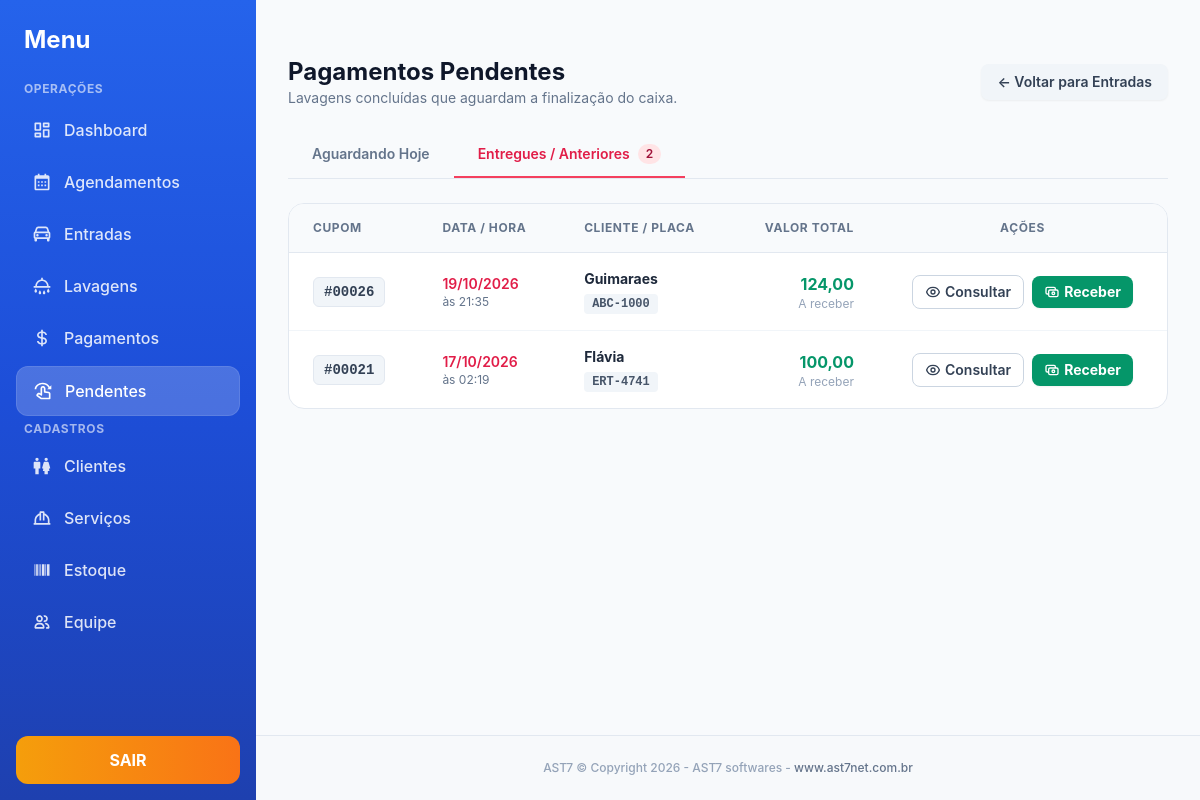
Page /pagamentos_pendentes.php?aba=anteriores (signed in) on the earlier database version.
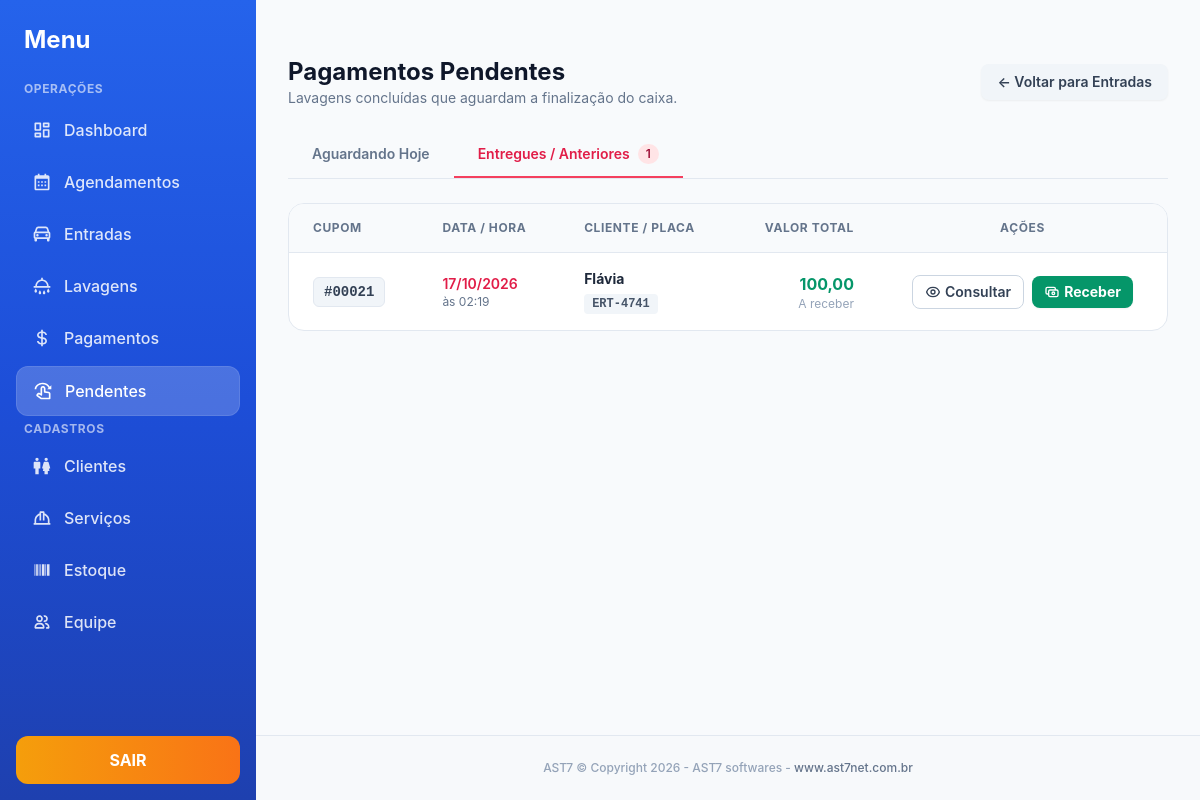
Same page on the later database version.
### tables this page shows
CREATE TABLE lavagem_entradas (
        id INTEGER PRIMARY KEY AUTOINCREMENT,
        cliente_id INTEGER,
        placa TEXT NOT NULL DEFAULT '',
        veiculo_id INTEGER,
        veiculo_manual_marca TEXT NOT NULL DEFAULT '',
        veiculo_manual_modelo TEXT NOT NULL DEFAULT '',
        veiculo_manual_cor TEXT NOT NULL DEFAULT '',
        veiculo_manual_ano TEXT NOT NULL DEFAULT '',
        data_entrada TEXT NOT NULL,
        hora_entrada TEXT NOT NULL,
        previsao_saida_horas INTEGER NOT NULL DEFAULT 0,
        previsao_saida_datetime TEXT NOT NULL DEFAULT '',
        observacoes TEXT NOT NULL DEFAULT '',
        avarias TEXT NOT NULL DEFAULT '',
        status TEXT NOT NULL DEFAULT 'aberta',
        subtotal_centavos INTEGER NOT NULL DEFAULT 0,
        desconto_centavos INTEGER NOT NULL DEFAULT 0,
        desconto_percentual INTEGER NOT NULL DEFAULT 0,
        total_centavos INTEGER NOT NULL DEFAULT 0,
        pago INTEGER NOT NULL DEFAULT 0,
        criado_por INTEGER,
        criado_em TEXT NOT NULL DEFAULT (datetime('now','localtime')),
        atualizado_em TEXT NOT NULL DEFAULT (datetime('now','localtime')), cliente_nome_avulso TEXT NOT NULL DEFAULT '', cliente_celular TEXT NOT NULL DEFAULT '', sms_enviado INTEGER NOT NULL DEFAULT 0, sms_enviado_em TEXT NOT NULL DEFAULT '',
        FOREIGN KEY (cliente_id) REFERENCES clientes(id) ON DELETE SET NULL,
        FOREIGN KEY (veiculo_id) REFERENCES veiculos(id) ON DELETE SET NULL
    );

### config.php (called while the page is built, shortened)
<?php
function db(): PDO {
    static $pdo = null;
    if ($pdo === null) {
        $pdo = new PDO('sqlite:' . DB_PATH, null, null, [
            PDO::ATTR_ERRMODE            => PDO::ERRMODE_EXCEPTION,
            PDO::ATTR_DEFAULT_FETCH_MODE => PDO::FETCH_ASSOC,
        ]);
        $pdo->exec('PRAGMA foreign_keys = ON');
        $pdo->exec('PRAGMA journal_mode = WAL');
    }
    return $pdo;
}
require_once APP_ROOT . '/functions.php';

### functions.php (called while the page is built, shortened)
<?php
function e(?string $s): string {
    return htmlspecialchars((string)$s, ENT_QUOTES, 'UTF-8');
}
function normalizar_placa(string $placa): string {
    return strtoupper(preg_replace('/[^A-Za-z0-9]/', '', $placa));
}
function formatar_placa(string $placa): string {
    $p = normalizar_placa($placa);
    return substr($p, 0, 3) . '-' . substr($p, 3);
}
function centavos_para_moeda(int $c): string {
    return number_format($c / 100, 2, ',', '.');
}

### pagamentos_pendentes.php (the view, shortened to what the changed rows need)
<?php
require_once __DIR__ . '/config.php';
$hoje = date('Y-m-d');
$abaAtiva = $_GET['aba'] ?? 'hoje';
if ($abaAtiva === 'anteriores') {
    $sql = "SELECT * FROM lavagem_entradas
            WHERE status IN ('concluida', 'concluido')
              AND pago = 0
              AND data_entrada < ?
            ORDER BY data_entrada DESC, hora_entrada DESC";
    $stmt = db()->prepare($sql);
    $stmt->execute([$hoje]);
}
$entradas = $stmt->fetchAll();
$totalAnteriores = db()->query("SELECT COUNT(*) FROM lavagem_entradas WHERE status IN ('concluida', 'concluido') AND pago = 0 AND data_entrada < '$hoje'")->fetchColumn();
require __DIR__ . '/header.php';
?>
<div class="max-w-5xl mx-auto">
  <div class="mb-6 flex flex-wrap justify-between items-center gap-4">
    <div>
      <h1 class="text-2xl font-bold text-slate-900">Pagamentos Pendentes</h1>
    </div>
  </div>
  <div class="flex border-b border-slate-200 mb-6">
    <a href="?aba=anteriores" class="px-6 py-3 font-semibold text-sm flex items-center gap-2 border-b-2 transition-colors <?= $abaAtiva === 'anteriores' ? 'border-rose-500 text-rose-600' : 'border-transparent text-slate-500 hover:text-slate-800 hover:border-slate-300' ?>">
      Entregues / Anteriores
      <?php if ($totalAnteriores > 0): ?>
        <span class="bg-rose-100 text-rose-800 text-xs px-2 py-0.5 rounded-full"><?= $totalAnteriores ?></span>
      <?php endif; ?>
    </a>
  </div>
  <div class="bg-white rounded-2xl shadow-card border border-slate-200 overflow-hidden">
    <?php if (empty($entradas)): ?>
      <div class="text-center py-12 bg-slate-50">
        <svg class="mx-auto h-12 w-12 text-slate-300 mb-3" fill="none" viewBox="0 0 24 24" stroke="currentColor">
          <path stroke-linecap="round" stroke-linejoin="round" stroke-width="2" d="M9 12l2 2 4-4m6 2a9 9 0 11-18 0 9 9 0 0118 0z" />
        </svg>
        <h3 class="text-lg font-bold text-slate-700">Tudo limpo por aqui!</h3>
        <p class="text-slate-500 text-sm">Não há lavagens pendentes nesta categoria.</p>
      </div>
    <?php else: ?>
      <div class="overflow-x-auto">
        <table class="w-full text-left border-collapse">
          <thead>
            <tr class="bg-slate-50 border-b border-slate-200 text-xs font-bold text-slate-500 uppercase tracking-wider">
              <th class="px-6 py-4">Cupom</th>
              <th class="px-6 py-4">Data / Hora</th>
              <th class="px-6 py-4">Cliente / Placa</th>
              <th class="px-6 py-4 text-right">Valor Total</th>
              <th class="px-6 py-4 text-center">Ações</th>
            </tr>
          </thead>
          <tbody class="divide-y divide-slate-100">
            <?php foreach ($entradas as $e): ?>
              <tr class="hover:bg-slate-50 transition">
                <td class="px-6 py-4">
                  <span class="inline-flex items-center justify-center px-2.5 py-1 rounded-md bg-slate-100 text-slate-700 font-mono font-bold text-sm border border-slate-200">
                    #<?= str_pad($e['id'], 5, '0', STR_PAD_LEFT) ?>
                  </span>
                </td>
                <td class="px-6 py-4">
                  <div class="text-sm font-semibold <?= $abaAtiva === 'anteriores' ? 'text-rose-600' : 'text-slate-800' ?>">
                    <?= e(date('d/m/Y', strtotime($e['data_entrada']))) ?>
                  </div>
                  <div class="text-xs text-slate-500">
                    às <?= e(substr($e['hora_entrada'], 0, 5)) ?>
                  </div>
                </td>
                <td class="px-6 py-4">
                  <div class="text-sm font-bold text-slate-800"><?= e($e['cliente_nome_avulso']) ?></div>
                  <div class="text-xs font-mono font-semibold text-slate-600 bg-slate-100 px-2 py-0.5 rounded inline-block mt-1">
                    <?= e(formatar_placa($e['placa'])) ?>
                  </div>
                </td>
                <td class="px-6 py-4 text-right">
                  <div class="text-base font-bold text-emerald-600">
                    <?= centavos_para_moeda($e['total_centavos']) ?>
                  </div>
                  <div class="text-xs text-slate-400">A receber</div>
                </td>
                <td class="px-6 py-4 text-center">
                  <div class="flex items-center justify-center gap-2">
                    <a href="entrada_lavagem.php?id=<?= $e['id'] ?>" class="inline-flex items-center gap-1 rounded-lg bg-white border border-slate-300 hover:bg-slate-50 text-slate-700 px-3 py-1.5 text-sm font-semibold transition" title="Ver detalhes da lavagem">
                      Consultar
                    </a>
                    <a href="receber_pagamento.php?id=<?= $e['id'] ?>" class="inline-flex items-center gap-1 rounded-lg bg-emerald-600 hover:bg-emerald-500 text-white px-3 py-1.5 text-sm font-bold shadow-sm transition">
                      Receber
                    </a>
                  </div>
                </td>
              </tr>
            <?php endforeach; ?>
          </tbody>
        </table>
      </div>
    <?php endif; ?>
  </div>
</div>
<?php require __DIR__ . '/footer.php'; ?>

Differences in the rows shown:
no longer on this page (row edited): lavagem_entradas: id "00026", data_entrada "19/10/2026", hora_entrada "21:35", cliente_nome_avulso "Guimaraes", placa "ABC-1000", total_centavos "124,00"
Other differences:
$totalAnteriores: "2" → "1"
